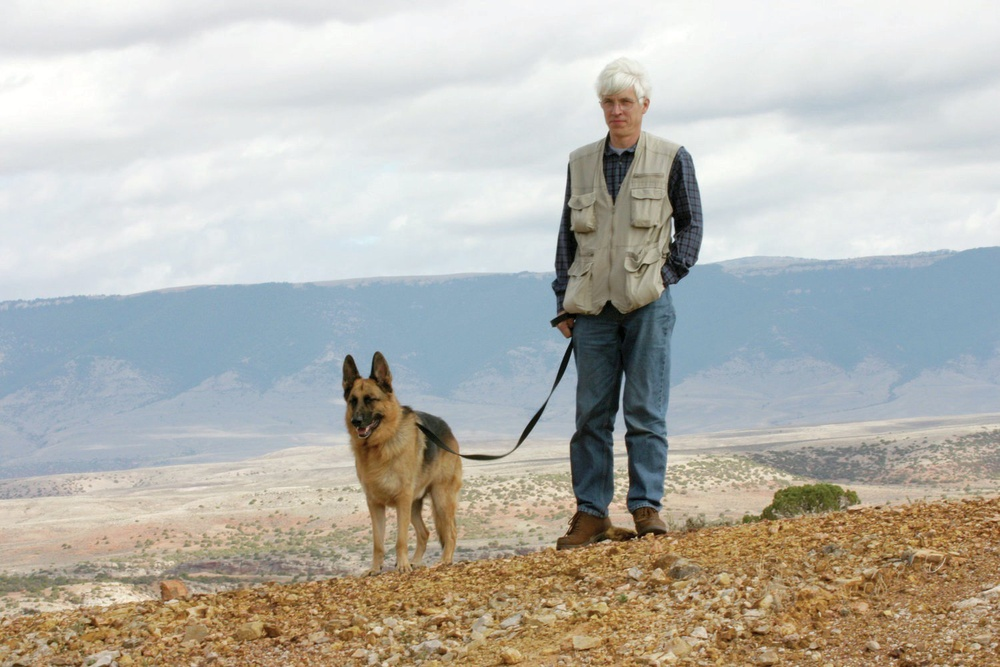
//> input picture ITC_examples/Ruben_homework/openCV/dog/dog.jpg, 1000 x 667 px, shrunk from 1500 x 1000 before the run
$ ./aaa dog.jpg   (built with g++ and OpenCV 4)
//> lines starting //> are read from the running program, lines starting //| are printed output that depends on the picture; after the words box and inside, x2 and y2 are one past the last pixel; in counts of white or black regions, pixels touching at a corner belong together
#include "opencv2/highgui/highgui.hpp"
#include "opencv2/imgproc/imgproc.hpp"
#include <iostream>
#include <stdio.h>
#include <stdlib.h>

using namespace cv;
using namespace std;

Mat src; Mat src_gray;
int thresh = 100;
int max_thresh = 255;
RNG rng(12345);

/// Function header
void thresh_callback(int, void* );

/** @function main */
int main( int argc, char** argv )
{
  /// Load source image and convert it to gray
  src = imread( argv[1], 1 );
//> src is the input picture: 667 rows x 1000 cols, CV_8UC3; mean B, G, R 174.4, 181.7, 183.3

  /// Convert image to gray and blur it
  cvtColor( src, src_gray, CV_BGR2GRAY );
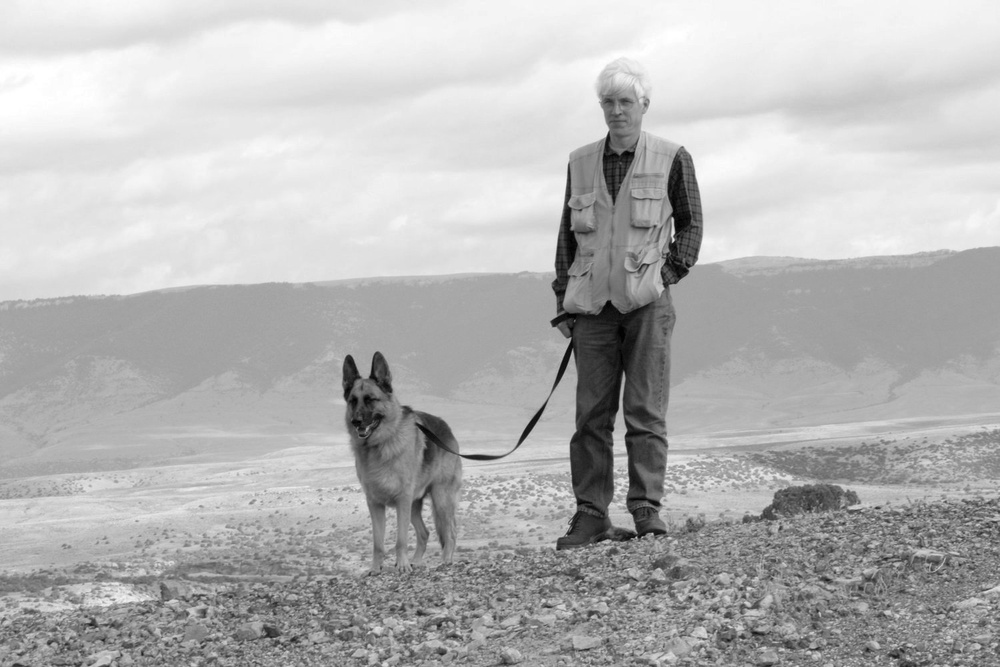
//> src_gray: 667 rows x 1000 cols, CV_8UC1; min 0, max 255, mean 181.3
for(int i = 0; i < 15; ++i){
  blur( src_gray, src_gray, Size(3,3) );
}
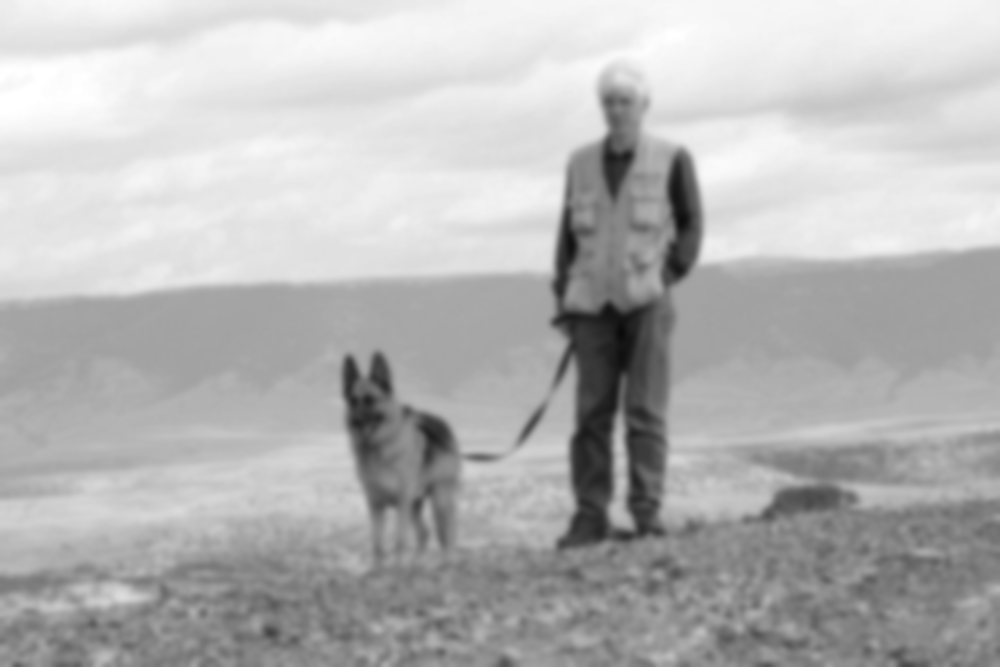
//> src_gray: 667 rows x 1000 cols, CV_8UC1; min 10, max 255, mean 181.3
  /// Create Window
  char* source_window = "Source";
  namedWindow( source_window, CV_WINDOW_AUTOSIZE );
  imshow( source_window, src );

  createTrackbar( " Threshold:", "Source", &thresh, max_thresh, thresh_callback );
  thresh_callback( 0, 0 );

  waitKey(0);
  return(0);
}

/** @function thresh_callback */
void thresh_callback(int, void* )
{
  Mat threshold_output;
  vector<vector<Point> > contours;
  vector<Vec4i> hierarchy;

  /// Detect edges using Threshold
  threshold( src_gray, threshold_output, thresh, 255, THRESH_BINARY );
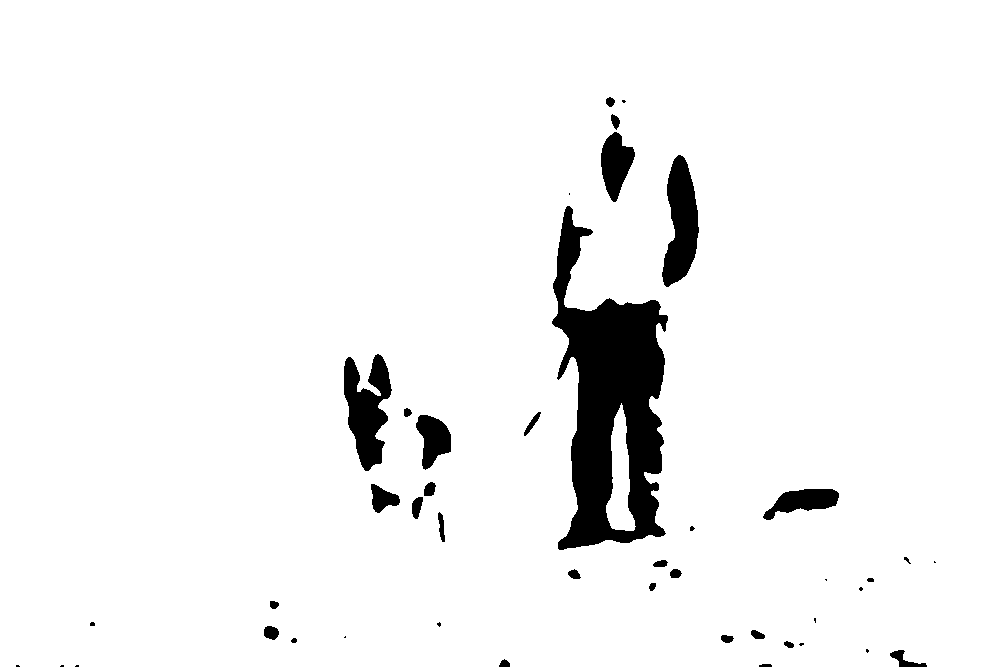
//> threshold_output: 667 rows x 1000 cols, CV_8UC1; 95% white; 44 black regions (15 under 20 px)
  /// Find contours
  findContours( threshold_output, contours, hierarchy, CV_RETR_TREE, CV_CHAIN_APPROX_SIMPLE, Point(0, 0) );
//> contours = 40 contours, 10 with area under 20; largest, box (x1, y1, x2, y2) and area: (0, 0, 1000, 667) 664947, (551, 205, 669, 551) 23022, (343, 353, 393, 472) 3476, (661, 154, 700, 288) 3239, (606, 403, 636, 531) 1974

  /// Approximate contours to polygons + get bounding rects and circles
  vector<vector<Point> > contours_poly( contours.size() );
//> contours_poly = 40 empty contours
  vector<Rect> boundRect( contours.size() );
  vector<Point2f>center( contours.size() );
  vector<float>radius( contours.size() );

  for( int i = 0; i < contours.size(); i++ )
     { approxPolyDP( Mat(contours[i]), contours_poly[i], 3, true );
       boundRect[i] = boundingRect( Mat(contours_poly[i]) );
       minEnclosingCircle( (Mat)contours_poly[i], center[i], radius[i] );
     }
//> this loop made 40 passes


  /// Draw polygonal contour + bonding rects + circles
  Mat drawing = Mat::zeros( threshold_output.size(), CV_8UC3 );
     cvtColor( drawing, drawing, CV_BGR2GRAY );

     Canny( drawing, drawing, 10, 10, 3 );

  for( int i = 0; i< contours.size(); i++ )
     {
       Scalar color = Scalar( rng.uniform(0, 255), rng.uniform(0,255), rng.uniform(0,255) );
       drawContours( src, contours_poly, i, color, 1, 8, vector<Vec4i>(), 0, Point() );
       rectangle( src, boundRect[i].tl(), boundRect[i].br(), color, 2, 8, 0 );
//       circle( drawing, center[i], (int)radius[i], color, 2, 8, 0 );
     }
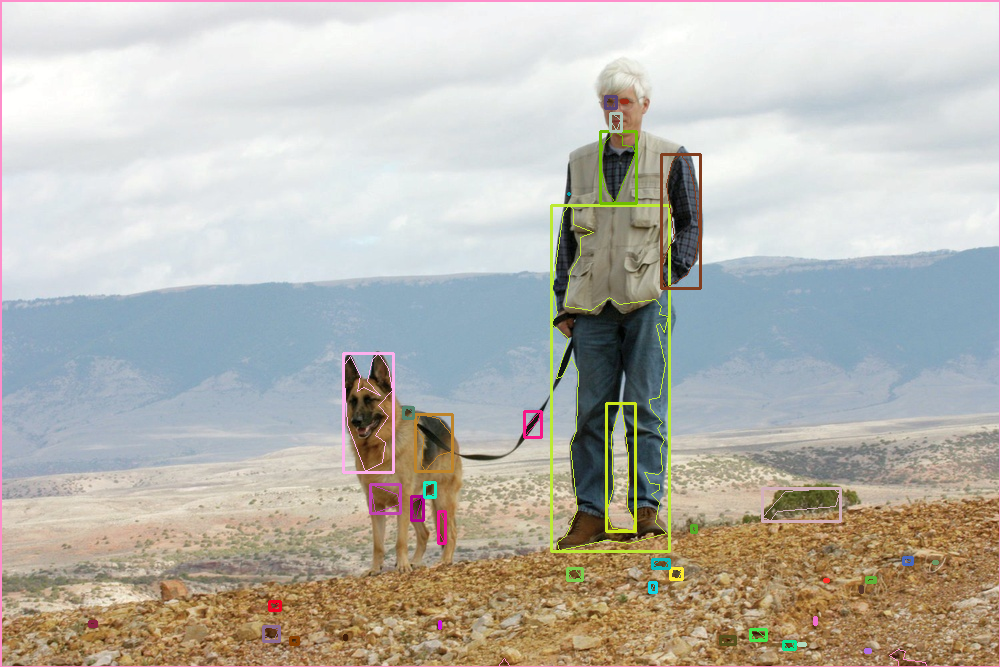
//> src: 667 rows x 1000 cols, CV_8UC3; 2.81% of pixels changed, all inside (x1, y1, x2, y2) = (0, 0, 1000, 667)

  /// Show in a window
  namedWindow( "Contours", CV_WINDOW_AUTOSIZE );
  imshow( "Contours", src );
}
